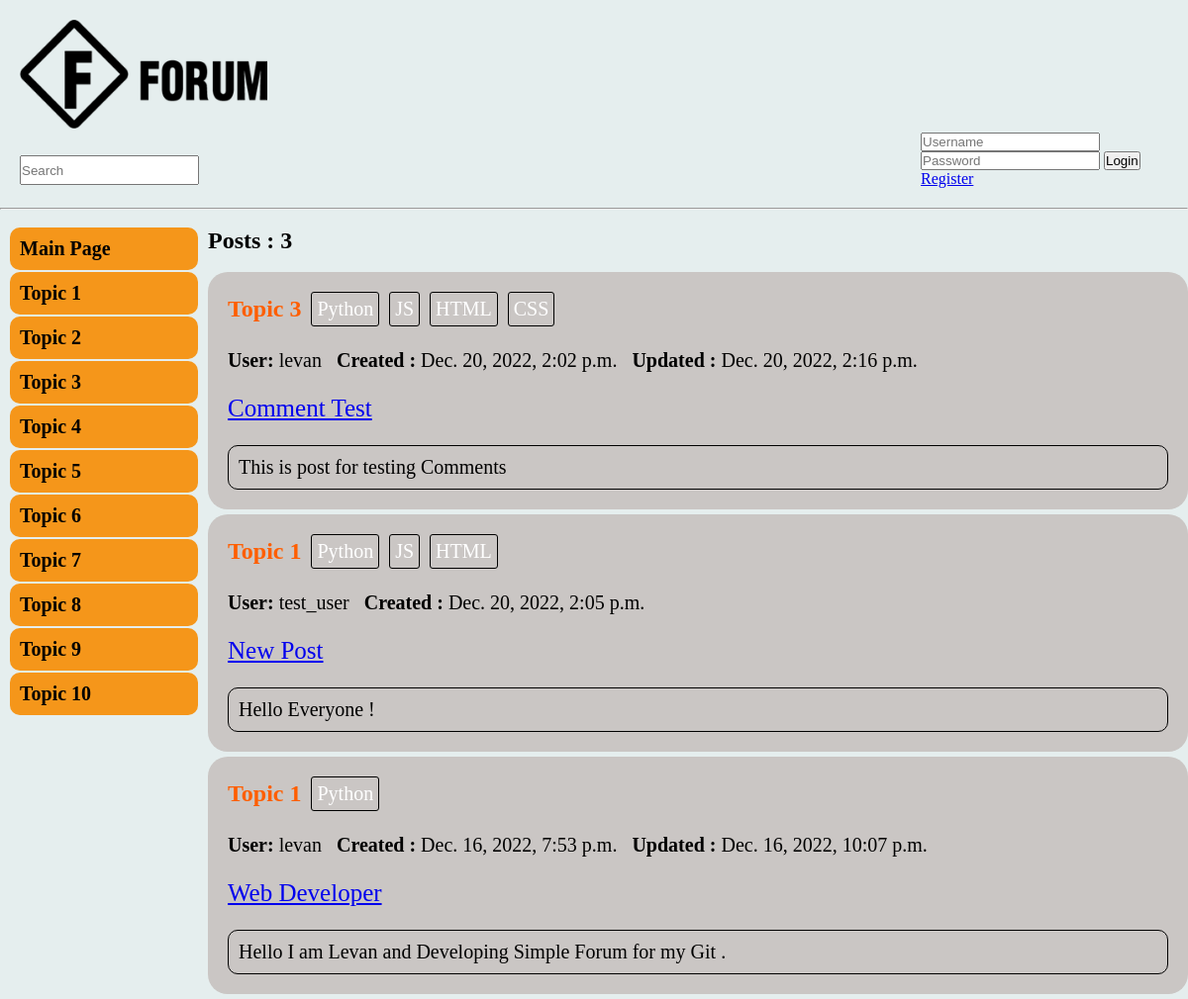
The page / on the database its author committed.
### forum/models.py (models this page shows, shortened)
class Topic(models.Model):
    name = models.CharField(max_length=50)

class Post(models.Model):
    name = models.CharField(max_length=50)
    user = models.ForeignKey(User, on_delete=models.CASCADE, blank=True)
    topic = models.ForeignKey('Topic', on_delete=models.CASCADE)
    body = models.TextField(max_length=200)
    tags = models.ManyToManyField('Tag', blank=True)
    created = models.DateTimeField(auto_now_add=True)
    updated = models.DateTimeField(auto_now=True)
    class Meta:
        ordering = ['-updated','-created']

class Tag(models.Model):
    name = models.CharField(max_length=20)
    def __str__(self) -> str:
        return self.name

### forum/views.py (the view)
# urls.py: path('', home, name = "home"),
def home(request):
    if request.GET.get('q'):
        posts = Post.objects.filter(topic = request.GET.get('q'))
    elif request.GET.get('search'):
        posts = Post.objects.filter(Q(name__contains = request.GET.get('search')) |
        Q(body__contains = request.GET.get('search')) |
        Q(tags__name__contains = request.GET.get('search')) )
    else:
        posts = Post.objects.all()
    topics = Topic.objects.all()
    context =  {'topics':topics, 'posts':posts }
    return render(request, 'forum/main.html', context)

### forum/templates/forum/main.html (shortened to what this page needs)
{%extends 'base.html' %}
{% block content %}
<div class="topics">
    <a href="{% url 'home' %}"><p>Main Page</p></a>
    {%for topic in topics%}
    <a href="{% url 'home' %}?q={{topic.id}}"><p>{{topic.name}}</p></a>
    {%endfor%}
</div>
{%if each_post %}
<div class="posts">
    <div class="post">
        <div class="topic_tags">
        <a style="text-decoration: none; font-size: larger; font-weight: bold; color: #ff5e00;" href="{% url 'home' %}?q={{post.topic.id}}"><p>{{post.topic.name}}</p></a>
        {%for tag in post.tags.all%}
        <p class="tag">{{tag}}</p>
        {%endfor%}
        </div>
        <br>
        <p><b> User: </b> {{post.user}} &nbsp; <b> Created : </b> {{post.created}} &nbsp; {%if post.created != post.updated %}<b> Updated : </b>{{post.updated}} {%endif%}   </p>
        <br>
        <a href="{%url 'post-page' post.id %}"> <p style="font-size: 25px">{{post.name}}</p></a>
        <br>
        <div style="border: 1px solid black; border-radius: 10px; padding: 10px;">
            {{post.body}}
        </div>
        {%if request.user == post.user%}
        <br>
        <div>
        <a href="{% url 'edit-post'  post.id %}">Edit</a> <a href="{% url 'delete-post' post.id%}">Delete</a>
        </div>
        {%endif%}
    </div>
    <div>
        {%for comment in comments%}
        <div class="each_post">
            <p><b> User: </b> {{comment.user}} &nbsp; <b> Created : </b> {{comment.created}} &nbsp; {%if comment.created != comment.updated %}<b> Updated : </b>{{comment.updated}} {%endif%}   </p>
            <br>
            <div class="each_post_body">
                {{comment.body}}
            </div>
            {%if request.user == comment.user%}
            <br>
            <br>
            <div>
            <a href="{% url 'edit-comment' post.id comment.id  %}">Edit</a>  <a href="{% url 'delete-comment' comment.id%}">Delete</a>
            </div>
            {%endif%}
        </div>
        <br>
        {%endfor%}
        <div style="position: sticky; bottom: 10px; width: 100%; border-radius: 10px;">
            <form action="" method="POST" id="comment_form">
                {%csrf_token%}
                {{form.as_div}}
                <div>
                    <input type="Submit" value="Comment" style="padding: 5px; padding: 10px; background-color: rgb(31, 255, 31); font-weight: bold;"  >
                </div>
            </form>
        </div>
    </div>
{%else%}
<div class="posts">
    <h1>Posts :   {{posts.count}}</h1>
    <br>
    {%for post in posts%}
    <div class="post">
        <div class="topic_tags">
        <a style="text-decoration: none; font-size: larger; font-weight: bold; color: #ff5e00;" href="{% url 'home' %}?q={{post.topic.id}}"><p>{{post.topic.name}}</p></a>
        {%for tag in post.tags.all%}
        <p class="tag">{{tag}}</p>
        {%endfor%}
        </div>
        <br>
        <p><b> User: </b> {{post.user}} &nbsp; <b> Created : </b> {{post.created}} &nbsp; {%if post.created != post.updated %}<b> Updated : </b>{{post.updated}} {%endif%}   </p>
        <br>
        <a href="{%url 'post-page' post.id %}"> <p style="font-size: 25px">{{post.name}}</p></a>
        <br>
        <div style="border: 1px solid black; border-radius: 10px; padding: 10px;">
            {{post.body}}
        </div>
    </div>
    {%endfor%}
</div>
{%endif%}
{%endblock%}

### static/css/style.css (style rules this page uses)
* { padding: 0px; margin: 0px; box-sizing: border-box; }
body { background-color: rgb(229, 238, 238); }
.topics { margin-left: 10px; }
.topics a { text-decoration: none; width: 100%; }
.topics p { padding: 10px; margin-bottom: 2px; font-size: 20px; background-color: rgb(245, 150, 26); border-radius: 10px; color: rgb(0, 0, 0); font-weight: bold; }
.posts { margin-left: 10px; }
.post { background-color: hsl(24, 5%, 78%); padding: 20px; margin-bottom: 5px; border-radius: 20px; font-size: 20px; }
.topic_tags { display: flex; flex-direction: row; align-items: center; }
.tag { border: 1px solid black; padding: 5px; margin-left: 10px; color: white; border-radius: 3px; }

### rows shown on the page
Topic: name "Topic 1"
Topic: name "Topic 2"
Topic: name "Topic 3"
Topic: name "Topic 4"
Topic: name "Topic 5"
Topic: name "Topic 6"
Topic: name "Topic 7"
Topic: name "Topic 8"
Topic: name "Topic 9"
Topic: name "Topic 10"
Post: topic.name "Topic 3", user "levan", created "Dec. 20, 2022, 2:02 p.m.", updated "Dec. 20, 2022, 2:16 p.m.", name "Comment Test", body "This is post for testing Comments"
Tag: name "Python"
Tag: name "JS"
Tag: name "HTML"
Tag: name "CSS"
Post: topic.name "Topic 1", user "test_user", created "Dec. 20, 2022, 2:05 p.m.", name "New Post", body "Hello Everyone !"
Post: topic.name "Topic 1", user "levan", created "Dec. 16, 2022, 7:53 p.m.", updated "Dec. 16, 2022, 10:07 p.m.", name "Web Developer", body "Hello I am Levan and Developing Simple Forum for my Git ."

### other values the page prints
{{ posts.count }} "3"
